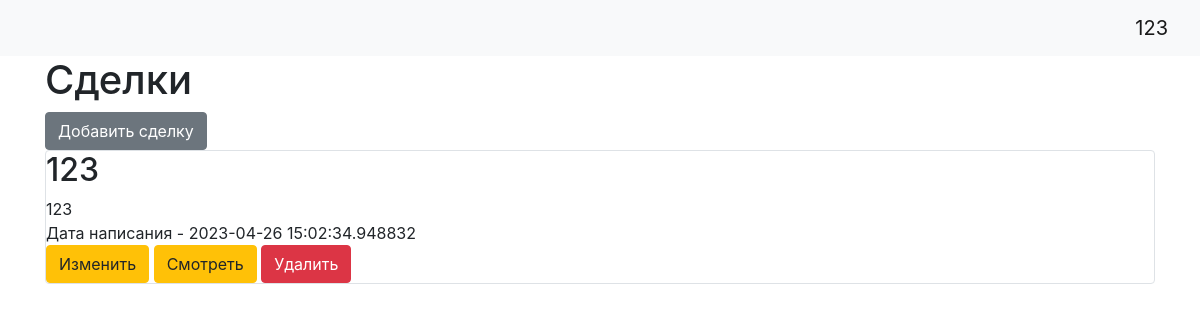
The page / (signed in) on the database its author committed.
### data/users.py (models this page shows, shortened)
class User(SqlAlchemyBase, UserMixin, SerializerMixin):
    __tablename__ = 'users'
    id = sqlalchemy.Column(sqlalchemy.Integer,
                           primary_key=True, autoincrement=True)
    name = sqlalchemy.Column(sqlalchemy.String, nullable=True)
    about = sqlalchemy.Column(sqlalchemy.String, nullable=True)
    email = sqlalchemy.Column(sqlalchemy.String,
                              index=True, unique=True, nullable=True)
    hashed_password = sqlalchemy.Column(sqlalchemy.String, nullable=True)
    created_date = sqlalchemy.Column(sqlalchemy.DateTime,
                                     default=datetime.datetime.now)
    cdel = orm.relationship("CDEL", back_populates='user')

### data/cdel.py (models this page shows)
class CDEL(SqlAlchemyBase):
    __tablename__ = 'cdel'
    id = sqlalchemy.Column(sqlalchemy.Integer,
                           primary_key=True, autoincrement=True)
    title = sqlalchemy.Column(sqlalchemy.String, nullable=True)
    content = sqlalchemy.Column(sqlalchemy.String, nullable=True)
    created_date = sqlalchemy.Column(sqlalchemy.DateTime,
                                     default=datetime.datetime.now)
    is_private = sqlalchemy.Column(sqlalchemy.Boolean, default=True)
    typef = sqlalchemy.Column(sqlalchemy.String, nullable=True)
    price = sqlalchemy.Column(sqlalchemy.Integer, nullable=True)
    price_type = sqlalchemy.Column(sqlalchemy.String, nullable=True)
    pr_fio = sqlalchemy.Column(sqlalchemy.String, nullable=True)
    po_fio = sqlalchemy.Column(sqlalchemy.String, nullable=True)
    pr_data = sqlalchemy.Column(sqlalchemy.DateTime, nullable=True)
    po_data = sqlalchemy.Column(sqlalchemy.DateTime, nullable=True)
    pr_cer = sqlalchemy.Column(sqlalchemy.Integer, nullable=True)
    pr_no = sqlalchemy.Column(sqlalchemy.Integer, nullable=True)
    po_cer = sqlalchemy.Column(sqlalchemy.Integer, nullable=True)
    po_no = sqlalchemy.Column(sqlalchemy.Integer, nullable=True)
    user_id = sqlalchemy.Column(sqlalchemy.Integer,
                                sqlalchemy.ForeignKey("users.id"))
    user = orm.relationship('User')

### main.py (the view)
@app.route("/")
def index():
    db_sess = db_session.create_session()
    if current_user.is_authenticated:
        news = db_sess.query(CDEL).filter(
            (CDEL.user == current_user) | (CDEL.is_private == True))
    else:
        return redirect("/register")
    return render_template("index.html",
                           news=news)

### data/db_session.py (called while the page is built)
def create_session() -> Session:
    global __factory
    return __factory()

### main.py (called while the page is built)
@login_manager.user_loader
def load_user(user_id):
    db_sess = db_session.create_session()
    return db_sess.query(User).get(user_id)

### templates/index.html
{% extends "base.html" %}
{% block content %}
<h1>Сделки</h1>
{% if current_user.is_authenticated %}
    <a href="cdel" class="btn btn-secondary">Добавить сделку</a>
{% endif %}
{% for item in news%}
<div class="col-md6 border rounded">
    <h2>{{item.title}}</h2>
    <div>
        {{item.content}}
    </div>
    <div>
        Дата написания - {{item.created_date}}
        {% if current_user.is_authenticated and current_user == item.user %}
    <div>
        <a href="/cdel/{{ item.id }}" class="btn btn-warning">
            Изменить
        </a>
        <a href="/cdel_view/{{ item.id }}" class="btn btn-warning">
            Смотреть
        </a>
        <a href="/cdel_delete/{{ item.id }}" class="btn btn-danger">
            Удалить
        </a>
    </div>
{% endif %}
    </div>
</div>
{% endfor %}
{% endblock %}

### templates/base.html (shortened to what this page needs)
<!doctype html>
<html lang="en">
<head>
    <link rel="stylesheet"
          href="https://stackpath.bootstrapcdn.com/bootstrap/4.4.1/css/bootstrap.min.css"
>
</head>
<body>
<header>
    <nav class="navbar navbar-light bg-light">
        {% if current_user.is_authenticated %}
    <a class="navbar-brand" href="/logout">{{ current_user.name }}</a>
{% else %}
    <p>
        <a class="btn btn-primary " href="/register">Зарегистрироваться</a>
        <a class="btn btn-success" href="/login">Войти</a>
    </p>
{% endif %}
    </nav>
</header>
<main role="main" class="container">
    {% block content %}{% endblock %}
</main>
</body>
</html>

### rows shown on the page
User: name "123"
CDEL: title "123", content "123", created_date "2023-04-26 15:02:34.948832"
